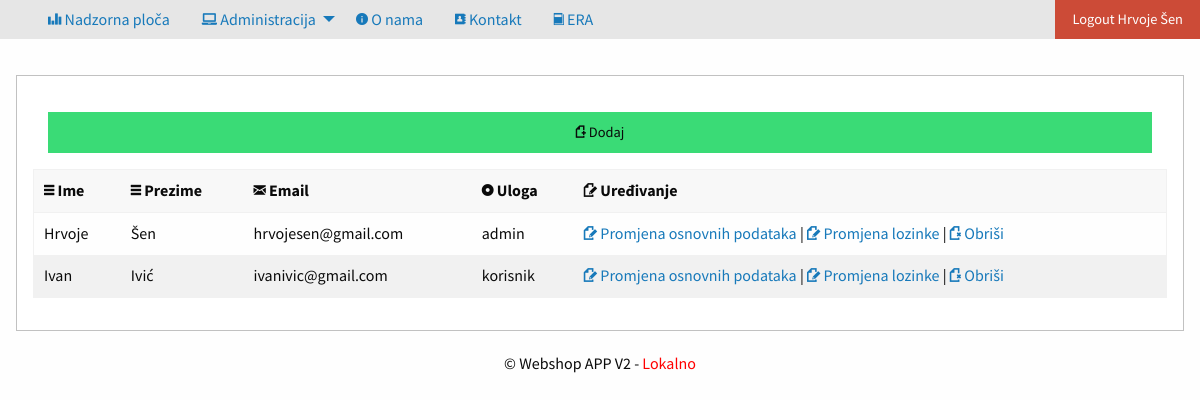
The app's page /privatno/operateri/index.php (signed in) with its own data.
### tables this page shows
create table operater(
sifra			int not null primary key auto_increment,
ime 			varchar(50) not null,
prezime 		varchar(50) not null,
email 			varchar(50) not null,
lozinka			char(32) not null,
uloga			varchar(50) not null
);

### privatno/operateri/index.php (the view, shortened to what this page needs)
<?php include_once '../../konfiguracija.php'; provjeraLogin(); provjeraUloga("admin"); ?>
<!doctype html>
<html class="no-js" lang="en" dir="ltr">
	<head>
		<?php include_once '../../predlosci/zaglavlje.php'; ?>
	</head>
	<body>
		<?php include_once '../../predlosci/izbornik.php'; ?>
		<div class="row">
			<div class="callout">
				<div class="row">
					<div class="grid-x grid-padding-x">
						<div class="large-auto cell">
							<a href="unos.php" class="success button expanded"><i title="Dodaj" class="step fi-page-add size-48"></i> Dodaj</a>
						</div>
					</div>
					<table>
						<thead>
							<tr>
								<th><i title="Ime" class="step fi-list size-48"></i> Ime</th>
								<th><i title="Prezime" class="step fi-list size-48"></i> Prezime</th>
								<th><i title="Email" class="step fi-mail size-48"></i> Email</th>
								<th><i title="Uloga" class="step fi-record size-48"></i> Uloga</th>
								<th><i title="Uređivanje" class="step fi-page-edit size-48"></i> Uređivanje</th>
							</tr>
						</thead>
						<tbody>
							<?php
							$izraz = $veza->prepare("select * from operater");
							$izraz->execute();
							$rezultati = $izraz->fetchAll(PDO::FETCH_OBJ);
							foreach ($rezultati as $red) :
							?>
							<tr>
								<td><?php echo $red->ime; ?></td>
								<td><?php echo $red->prezime; ?></td>
								<td><?php echo $red->email; ?></td>
								<td><?php echo $red->uloga; ?></td>
								<td>
									<a href="promjena.php?sifra=<?php echo $red->sifra;?>"><i title="Promjena" class="step fi-page-edit size-48"></i> Promjena osnovnih podataka</a>
									| <a href="promjenaLozinke.php?sifra=<?php echo $red->sifra;?>"><i title="Lozinka" class="step fi-page-edit size-48"></i> Promjena lozinke</a>
									| <a href="brisanje.php?sifra=<?php echo $red->sifra;?>"><i title="Obriši" class="step fi-page-delete size-48"></i> Obriši</a>
								</td>
							</tr>
							<?php endforeach; ?>
						</tbody>
					</table>
				</div>
			</div>
		</div>
		<?php	include_once '../../predlosci/podnozje.php'; ?>
	</body>
</html>

### css/app.css (style rules this page uses)
body { font-family: 'Source Sans Pro', sans-serif; }
.row { max-width: 100%; padding-top: 20px; }

### records on screen
operater: ime "Hrvoje", prezime "Šen", email "hrvojesen@gmail.com", uloga "admin"
operater: ime "Ivan", prezime "Ivić", email "ivanivic@gmail.com", uloga "korisnik"

### other values on screen
$_SESSION["logiran"]->ime "Hrvoje"
$_SESSION["logiran"]->prezime "Šen"
$naslovAplikacije "Webshop APP V2"
